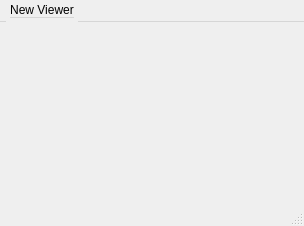
<?xml version="1.0" encoding="UTF-8"?>
<ui version="4.0">
 <class>MainWindow</class>
 <widget class="QMainWindow" name="MainWindow">
  <property name="enabled">
   <bool>true</bool>
  </property>
  <property name="geometry">
   <rect>
    <x>0</x>
    <y>0</y>
    <width>304</width>
    <height>226</height>
   </rect>
  </property>
  <property name="sizePolicy">
   <sizepolicy hsizetype="Expanding" vsizetype="Expanding">
    <horstretch>0</horstretch>
    <verstretch>0</verstretch>
   </sizepolicy>
  </property>
  <property name="windowTitle">
   <string>QSpectrogram</string>
  </property>
  <property name="windowIcon">
   <iconset>
    <normaloff>../favicon.ico</normaloff>../favicon.ico</iconset>
  </property>
  <widget class="TabViewerContainer" name="centralwidget"/>
  <widget class="QMenuBar" name="menubar">
   <property name="geometry">
    <rect>
     <x>0</x>
     <y>0</y>
     <width>304</width>
     <height>29</height>
    </rect>
   </property>
   <property name="sizePolicy">
    <sizepolicy hsizetype="MinimumExpanding" vsizetype="Preferred">
     <horstretch>0</horstretch>
     <verstretch>0</verstretch>
    </sizepolicy>
   </property>
   <property name="styleSheet">
    <string notr="true">QMenuBar::item { padding: 4px;}</string>
   </property>
   <property name="nativeMenuBar">
    <bool>false</bool>
   </property>
   <widget class="QMenu" name="NewViewerMenu">
    <property name="geometry">
     <rect>
      <x>240</x>
      <y>116</y>
      <width>159</width>
      <height>136</height>
     </rect>
    </property>
    <property name="title">
     <string>New Viewer</string>
    </property>
    <addaction name="Req_1panel"/>
    <addaction name="Req_2panel"/>
    <addaction name="Req_3panel"/>
   </widget>
   <addaction name="NewViewerMenu"/>
  </widget>
  <widget class="QStatusBar" name="statusBar"/>
  <action name="Req_1panel">
   <property name="text">
    <string>1 Panel</string>
   </property>
  </action>
  <action name="Req_2panel">
   <property name="text">
    <string>2 Panels</string>
   </property>
  </action>
  <action name="Req_3panel">
   <property name="text">
    <string>3 Panels</string>
   </property>
  </action>
 </widget>
 <customwidgets>
  <customwidget>
   <class>TabViewerContainer</class>
   <extends>QWidget</extends>
   <header>include/tabviewercontainer.h</header>
   <container>1</container>
  </customwidget>
 </customwidgets>
 <resources/>
 <connections/>
</ui>
